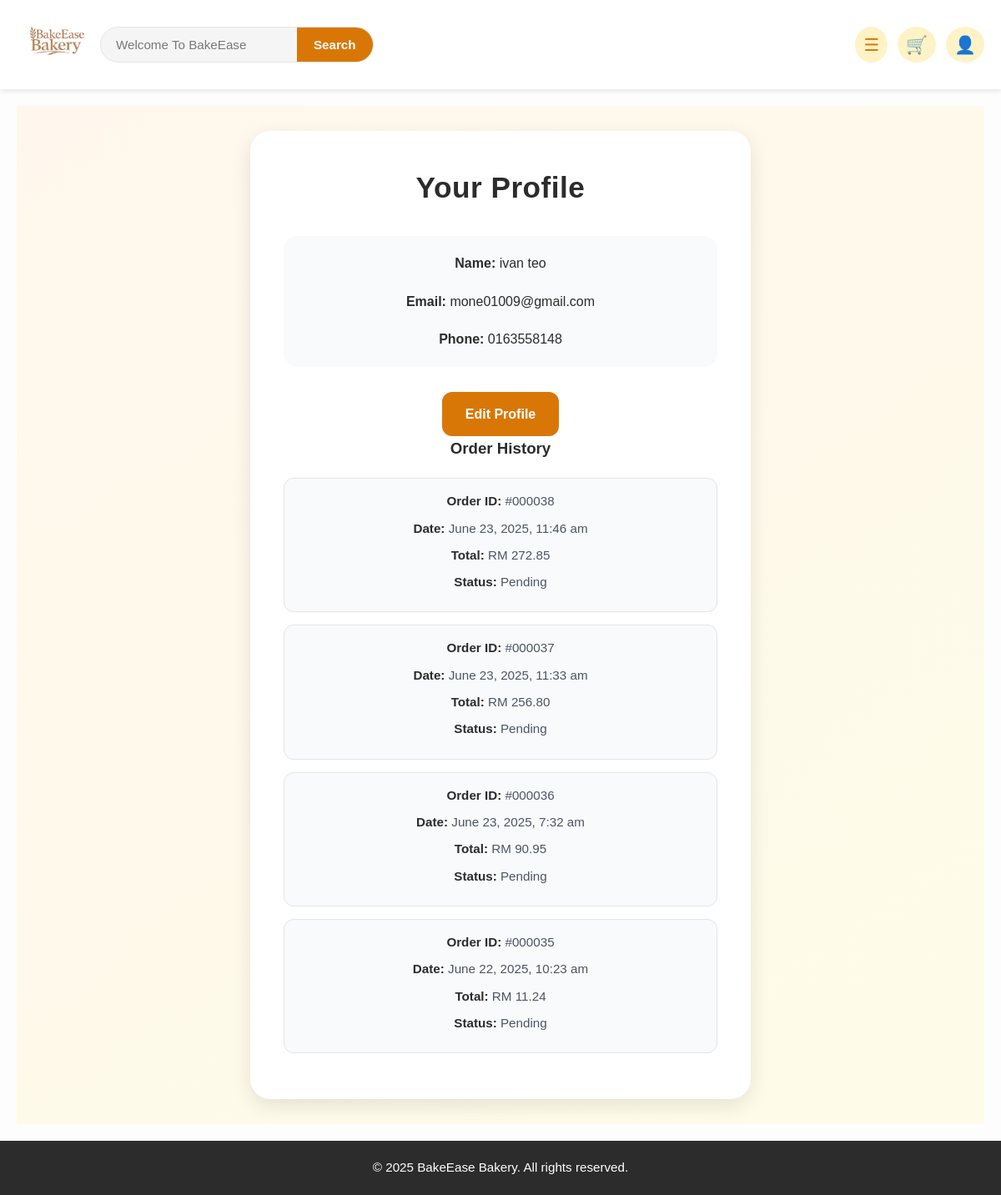
/profile.php (signed in), run on the app's committed database.
### tables this page shows
CREATE TABLE `customers` (
  `id` int(11) NOT NULL,
  `name` varchar(100) NOT NULL,
  `email` varchar(100) NOT NULL,
  `password` varchar(255) NOT NULL,
  `phone` varchar(20) DEFAULT NULL,
  `address` text DEFAULT NULL,
  `created_at` timestamp NOT NULL DEFAULT current_timestamp(),
  `status` enum('active','inactive') NOT NULL DEFAULT 'active'
);

CREATE TABLE `orders` (
  `id` int(11) NOT NULL,
  `customer_id` int(11) DEFAULT NULL,
  `customer_name` varchar(100) NOT NULL DEFAULT 'Guest',
  `total_amount` decimal(10,2) DEFAULT NULL,
  `status` varchar(20) DEFAULT 'pending',
  `delivery_address` text DEFAULT NULL,
  `delivery_date` date DEFAULT NULL,
  `order_date` timestamp NOT NULL DEFAULT current_timestamp(),
  `customer_email` varchar(100) DEFAULT NULL,
  `customer_phone` varchar(20) DEFAULT NULL
);

### profile.php (the view, shortened to what this page needs)
<?php
require_once 'db_connection.php';
$user_id = $_SESSION['user_id'];
$query = "SELECT name, email, phone FROM customers WHERE id = ?";
$stmt = mysqli_prepare($conn, $query);
mysqli_stmt_bind_param($stmt, "i", $user_id);
mysqli_stmt_execute($stmt);
$result = mysqli_stmt_get_result($stmt);
$user = mysqli_fetch_assoc($result);
$query = "SELECT id, total_amount, order_date, status FROM orders WHERE customer_id = ? ORDER BY order_date DESC";
$stmt = mysqli_prepare($conn, $query);
mysqli_stmt_bind_param($stmt, "i", $user_id);
mysqli_stmt_execute($stmt);
$result = mysqli_stmt_get_result($stmt);
$orders = mysqli_fetch_all($result, MYSQLI_ASSOC);
?>
<!DOCTYPE html>
<html lang="en">
<head>
    <link rel="stylesheet" href="styles.css">
    <link rel="stylesheet" href="profile-styles.css">
</head>
<body>
    <header>
        <div class="header-bar">
            <div class="logo-left">
                <a href="index.php">
                    <img src="images/logo.png" alt="BakeEase Logo" class="logo-inline" />
                </a>
                <div class="search-center">
                    <form class="search-form" action="products.php" method="get">
                        <input type="text" name="search" placeholder="Welcome To BakeEase" />
                        <button type="submit">Search</button>
                    </form>
                </div>
            </div>
            <div class="header-right">
                <div class="nav-dropdown">
                    <span class="nav-toggle" id="navToggle" title="Navigation Menu">☰</span>
                </div>
                <div class="cart-dropdown">
                    <span class="cart-icon" id="cartToggle">🛒</span>
                </div>
                <div class="profile-dropdown">
                    <span class="profile-icon" id="profileToggle">👤</span>
                </div>
            </div>
        </div>
    </header>
    <main>
        <section class="profile-section">
            <div class="profile-container">
                <h2>Your Profile</h2>
                <div class="profile-details">
                    <p><strong>Name:</strong> <?= htmlspecialchars($user['name']) ?></p>
                    <p><strong>Email:</strong> <?= htmlspecialchars($user['email']) ?></p>
                    <p><strong>Phone:</strong> <?= htmlspecialchars($user['phone']) ?></p>
                </div>
                <a href="edit_profile.php" class="action-button">Edit Profile</a>
                <h3>Order History</h3>
                <?php if (empty($orders)): ?>
                    <p>No orders found.</p>
                <?php else: ?>
                    <div class="order-history">
                        <?php foreach ($orders as $order): ?>
                            <div class="order-entry">
                                <p><strong>Order ID:</strong> #<?= sprintf("%06d", $order['id']) ?></p>
                                <p><strong>Date:</strong> <?= date('F j, Y, g:i a', strtotime($order['order_date'])) ?></p>
                                <p><strong>Total:</strong> RM <?= number_format($order['total_amount'], 2) ?></p>
                                <p><strong>Status:</strong> <?= ucfirst($order['status']) ?></p>
                            </div>
                        <?php endforeach; ?>
                    </div>
                <?php endif; ?>
            </div>
        </section>
    </main>
    <footer>
        <p>© 2025 BakeEase Bakery. All rights reserved.</p>
    </footer>
</body>
</html>

### styles.css (style rules this page uses)
* { margin: 0; padding: 0; box-sizing: border-box; }
body { font-family: 'Lora', 'Arial', sans-serif; background: #fdfdfd; color: #2c2c2c; line-height: 1.6; overflow-x: hidden; }
h1, h2, h3 { font-weight: 600; color: #2c2c2c; }
h2 { font-size: 2rem; }
a { color: #d97706; text-decoration: none; transition: color 0.3s ease, transform 0.3s ease; }
header { background: #ffffff; box-shadow: 0 2px 6px rgba(0, 0, 0, 0.1); position: sticky; top: 0; z-index: 1000; }
.header-bar { max-width: 1320px; margin: 0 auto; display: flex; align-items: center; justify-content: space-between; padding: 12px 20px; }
.logo-left { display: flex; align-items: center; }
.logo-inline { height: 75px; transition: transform 0.3s ease; }
.search-center { flex: 1; display: flex; justify-content: center; }
.search-form { display: flex; align-items: center; background: #f5f5f5; border-radius: 30px; width: 100%; max-width: 380px; border: 1px solid #e5e5e5; transition: border-color 0.3s ease, box-shadow 0.3s ease; }
.search-form input[type="text"] { border: none; background: transparent; padding: 12px 18px; width: 100%; font-size: 0.95rem; outline: none; color: #2c2c2c; }
.search-form input[type="text"]::placeholder { color: #787878; }
.search-form button { background: #d97706; color: #ffffff; border: none; padding: 12px 20px; border-radius: 0 30px 30px 0; cursor: pointer; font-size: 0.95rem; font-weight: 600; transition: background 0.3s ease; }
.header-right { display: flex; gap: 12px; align-items: center; }
.nav-dropdown, .cart-dropdown, .profile-dropdown { position: relative; }
.nav-toggle, .cart-icon, .profile-icon { font-size: 1.3rem; padding: 10px; background: #fef3c7; color: #d97706; border-radius: 50%; cursor: pointer; transition: background 0.3s ease, transform 0.3s ease; }
main { max-width: 1320px; margin: 0 auto; padding: 20px; }
footer { background: #2c2c2c; color: #ffffff; text-align: center; padding: 20px 0; width: 100%; position: relative; bottom: 0; }
footer p { font-size: 0.95rem; }

### profile-styles.css (style rules this page uses)
.profile-section { display: flex; justify-content: center; align-items: center; min-height: calc(100vh - 180px); background: linear-gradient(145deg, #fff7ed, #fefce8); padding: 30px 20px; }
.profile-container { background: #ffffff; border-radius: 24px; padding: 40px; max-width: 600px; width: 100%; box-shadow: 0 8px 24px rgba(0, 0, 0, 0.1); text-align: center; animation: fadeInScale 0.8s ease-out; }
.profile-container h2 { font-family: 'Lora', 'Arial', sans-serif; font-size: 2.2rem; font-weight: 600; color: #2c2c2c; margin-bottom: 30px; letter-spacing: 0.5px; }
.profile-details { display: flex; flex-direction: column; gap: 20px; margin-bottom: 30px; background: #f9fafb; padding: 20px; border-radius: 16px; }
.action-button { display: inline-block; background: #d97706; color: #ffffff; padding: 14px 28px; border-radius: 12px; font-family: 'Lora', 'Arial', sans-serif; font-size: 1rem; font-weight: 600; text-align: center; transition: background 0.3s ease, transform 0.3s ease, box-shadow 0.3s ease; }
.order-history { margin-top: 20px; }
.order-entry { background: #f9fafb; padding: 15px; border-radius: 12px; margin-bottom: 15px; border: 1px solid #e5e5e5; }
.order-entry p { font-size: 0.95rem; color: #4b5563; margin-bottom: 8px; }
.order-entry p strong { color: #2c2c2c; }

### data on the page
customers: name "ivan teo", email "mone01009@gmail.com", phone "0163558148"
orders: id "000038", order_date "June 23, 2025, 11:46 am", total_amount "272.85", status "Pending"
orders: id "000037", order_date "June 23, 2025, 11:33 am", total_amount "256.80", status "Pending"
orders: id "000036", order_date "June 23, 2025, 7:32 am", total_amount "90.95", status "Pending"
orders: id "000035", order_date "June 22, 2025, 10:23 am", total_amount "11.24", status "Pending"
